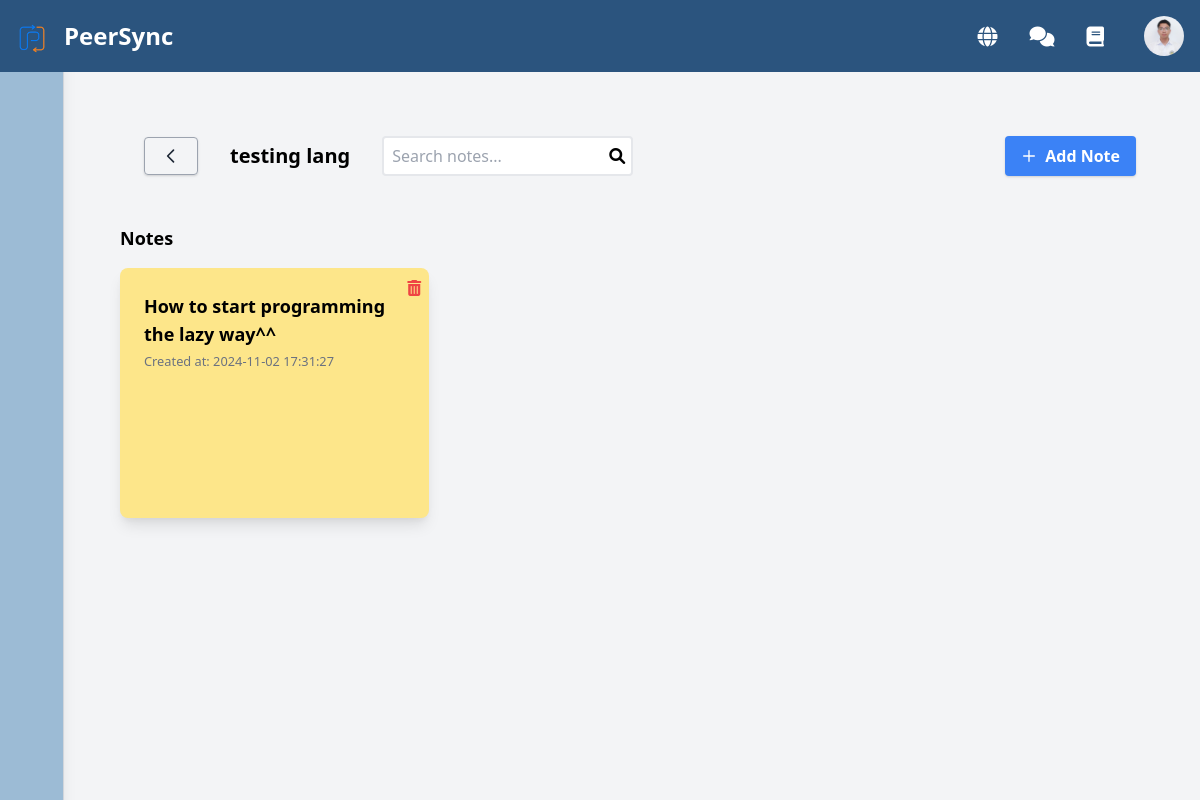
Page /notes.php?notebook_id=8 (signed in) on the committed database.
### tables this page shows
CREATE TABLE `users` (
  `id` int(11) NOT NULL,
  `username` varchar(50) NOT NULL,
  `password` varchar(255) NOT NULL,
  `profile_image` varchar(255) DEFAULT NULL,
  `created_at` timestamp NOT NULL DEFAULT current_timestamp(),
  `email` varchar(255) NOT NULL,
  `status` enum('active','inactive','suspended') DEFAULT 'active',
  `subscription_level` int(11) DEFAULT 0
);

CREATE TABLE `notebooks` (
  `id` int(11) NOT NULL,
  `user_id` int(11) NOT NULL,
  `name` varchar(255) NOT NULL,
  `created_at` timestamp NOT NULL DEFAULT current_timestamp()
);

CREATE TABLE `notes` (
  `NoteID` int(11) NOT NULL,
  `NotebookID` int(11) DEFAULT NULL,
  `Title` varchar(255) DEFAULT NULL,
  `ContentType` enum('text','image','video','link') DEFAULT NULL,
  `Content` longblob DEFAULT NULL,
  `CreatedAt` timestamp NOT NULL DEFAULT current_timestamp()
);

### notes.php (the view, shortened to what this page needs)
<?php
include 'config.php';
$user_id = $_SESSION['user_id'];
$query = "SELECT * FROM users WHERE id = ?";
$stmt = $conn->prepare($query);
$stmt->bind_param("i", $user_id);
$stmt->execute();
$result = $stmt->get_result();
$user = $result->fetch_assoc();
$notebooks_query = "SELECT * FROM notebooks WHERE user_id = ?";
$notebooks_stmt = $conn->prepare($notebooks_query);
$notebooks_stmt->bind_param("i", $user_id);
$notebooks_stmt->execute();
$notebooks_result = $notebooks_stmt->get_result();
$notebooks = [];
while ($row = $notebooks_result->fetch_assoc()) {
    $notebooks[] = $row;
}
$notebook_id = $_GET['notebook_id'] ?? null;
if ($notebook_id) {
    $notes_query = "SELECT * FROM notes WHERE NotebookID = ?";
    $notes_stmt = $conn->prepare($notes_query);
    $notes_stmt->bind_param("i", $notebook_id);
    $notes_stmt->execute();
    $notes_result = $notes_stmt->get_result();
    $notes = [];
    while ($row = $notes_result->fetch_assoc()) {
        $notes[] = $row;
    }
} else {
    $notes = [];
}
?>
<!DOCTYPE html>
<html lang="en">
<head>
    <link rel="stylesheet" href="style.css">
    <link href="https://cdn.jsdelivr.net/npm/tailwindcss@2.2.19/dist/tailwind.min.css" rel="stylesheet">
    <link rel="stylesheet" href="https://cdnjs.cloudflare.com/ajax/libs/font-awesome/6.0.0-beta3/css/all.min.css">
</head>
<body class="bg-gray-100 p-6">
    <nav class="navbar bg-secondary-100 text-white flex justify-between items-center" style="background-color: rgb(43 84 126 / var(--tw-bg-opacity)) /* #2b547e */;}">
        <div class="flex items-center">
            <a href="indexTimeline.php"><img src="../public/ps.png" alt="Peerync Logo" class="h-16 w-16"></a>
            <span class="text-2xl font-bold">PeerSync</span>
        </div>
        <div class="flex items-center">
            <a href="exploreBubble.php" class="ml-4 hover:bg-blue-400 p-2 rounded">
                <i class="fas fa-globe fa-lg"></i>
            </a>
            <a href="indexBubble.php" class="ml-4 hover:bg-blue-400 p-2 rounded">
                <i class="fas fa-comments fa-lg"></i>
            </a>
            <a href="notebook.php" class="ml-4 hover:bg-blue-400 p-2 rounded">
                <i class="fas fa-book fa-lg"></i>
            </a>
            <div class="relative ml-4  p-4">
                <img src="<?php echo htmlspecialchars($user['profile_image']); ?>" alt="Profile Image" class="w-10 h-10 rounded-full cursor-pointer" id="profileImage">
            </div>
        </div>
    </nav>
    <div id="sidebar" class="fixed top-0 left-0 h-full mt-10 text-white z-50 flex flex-col items-center sidebar transition-all duration-300 shadow-lg border-r border-gray-300" style="width: 64px; background-color: rgb(70 130 180 / 50%) /* #4682b4 */;">
    </div>
    <div class="content pt-8">
        <div class="">
            <div class="container mx-auto px-4 py-4">
                <div class="flex items-center gap-4">
                <button class="bg-transparent hover:bg-gray-200 text-gray-800 font-semibold py-2 px-4 border border-gray-400 rounded shadow" aria-label="Go back" onclick="window.location.href='notebook.php'">
                <svg class="h-5 w-5" fill="none" stroke="currentColor" viewBox="0 0 24 24" xmlns="http://www.w3.org/2000/svg">
                            <path stroke-linecap="round" stroke-linejoin="round" stroke-width="2" d="M15 19l-7-7 7-7"></path>
                        </svg>
                    </button>
                    <?php
                    $notebook_id = $_GET['notebook_id'] ?? null;
                    $notebook_title = "Notebook Title";
                    if ($notebook_id) {
                        foreach ($notebooks as $notebook) {
                            if ($notebook['id'] == $notebook_id) {
                                $notebook_title = htmlspecialchars($notebook['name']);
                                break;
                            }
                        }
                    }
                    ?>
                    <h1 class="text-xl font-semibold"><?php echo $notebook_title; ?></h1>
                    <div class="relative ml-4">
                        <form method="GET" action="notes.php">
                            <input type="text" name="search_term" id="searchNotes" placeholder="Search notes..." class="border-2 h-10 w-full p-2 rounded">
                            <button type="submit" class="absolute right-0 top-0 mt-2 mr-2">
                                <i class="fas fa-search"></i>
                            </button>
                        </form>
                    </div>
                    <div class="ml-auto">
                        <button class="bg-blue-500 hover:bg-blue-600 text-white font-semibold py-2 px-4 rounded shadow flex items-center" onclick="showNoteModal()">
                            <svg class="h-4 w-4 mr-2" fill="none" stroke="currentColor" viewBox="0 0 24 24" xmlns="http://www.w3.org/2000/svg">
                                <path stroke-linecap="round" stroke-linejoin="round" stroke-width="2" d="M12 4v16m8-8H4"></path>
                            </svg>
                            <span>Add Note</span>
                        </button>
                    </div>
                </div>
            </div>
        </div>
    </div>
<div class="container mx-auto px-4 py-4">
    <div class="rounded p-4">
        <h2 class="text-lg font-semibold mb-4">Notes</h2>
        <?php if (empty($notes)): ?>
    <p class="text-gray-600">No notes available.</p>
<?php else: ?>
    <ul id="notesList" class="grid grid-cols-1 md:grid-cols-2 lg:grid-cols-3 gap-4">
        <?php foreach ($notes as $note): ?>
            <li class="bg-yellow-200 p-6 rounded-lg shadow-lg transform transition duration-500 hover:scale-105 cursor-pointer overflow-hidden" style="height: 250px;" onclick="showNoteDetails(<?php echo htmlspecialchars(json_encode($note)); ?>)">
                <h3 class="text-lg font-semibold"><?php echo htmlspecialchars($note['Title']); ?></h3>
                <small class="text-gray-500">Created at: <?php echo htmlspecialchars($note['CreatedAt']); ?></small>
                <form method="POST" action="notes.php" class="absolute top-2 right-2" onsubmit="return confirm('Are you sure you want to delete this note?');">
                    <button type="submit" class="text-red-500 hover:text-red-700">
                        <i class="fas fa-trash-alt"></i>
                    </button>
                </form>
            </li>
        <?php endforeach; ?>
    </ul>
<?php endif; ?>
    </div>
</div>
</body>
</html>

### notes.php (style rules this page uses)
.sidebar { width: 80px; transition: width 0.3s; position: fixed; top: 0; left: 0; height: 100%; overflow: hidden; }
.navbar { position: fixed; top: 0; left: 0; width: 100%; z-index: 999; }
.content { margin-top: 64px; margin-left: 80px; transition: margin-left 0.3s; }

### rows in the picture
users: profile_image (picture)
notebooks: name "testing lang"
notes: Title "How to start programming the lazy way^^", CreatedAt "2024-11-02 17:31:27"
